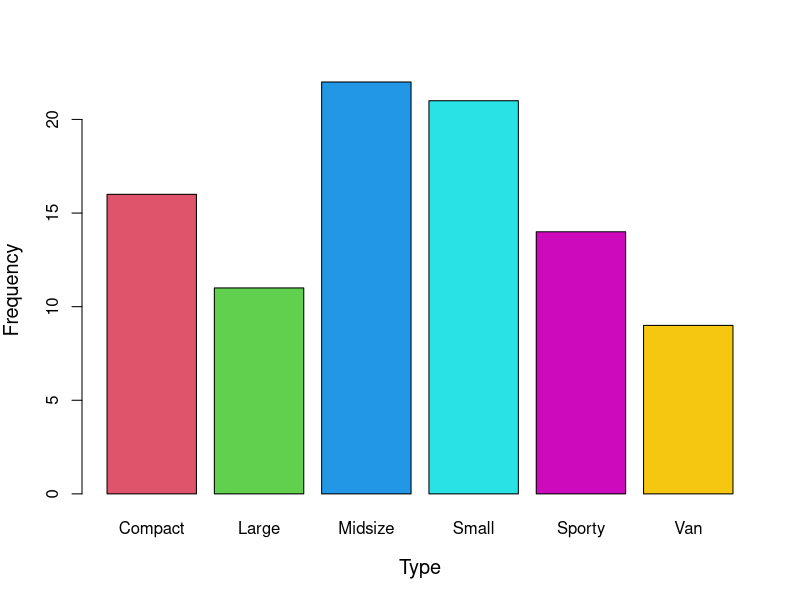
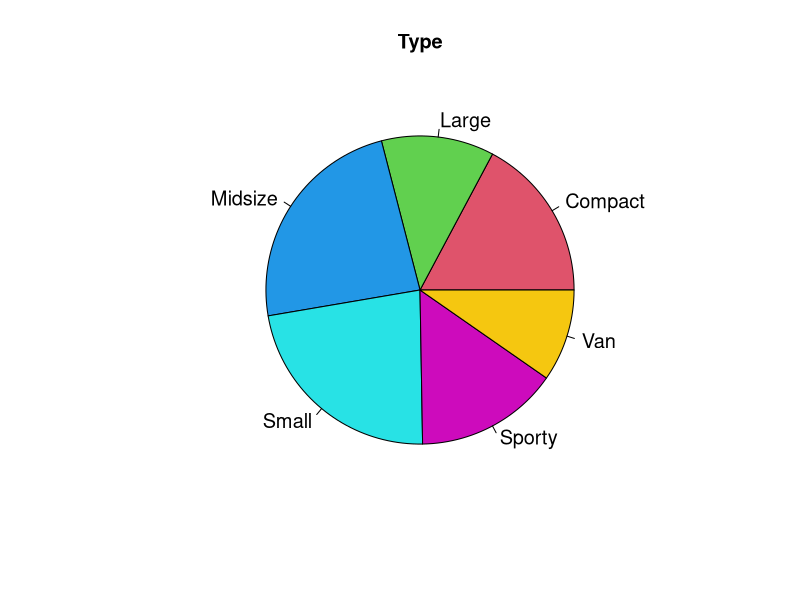
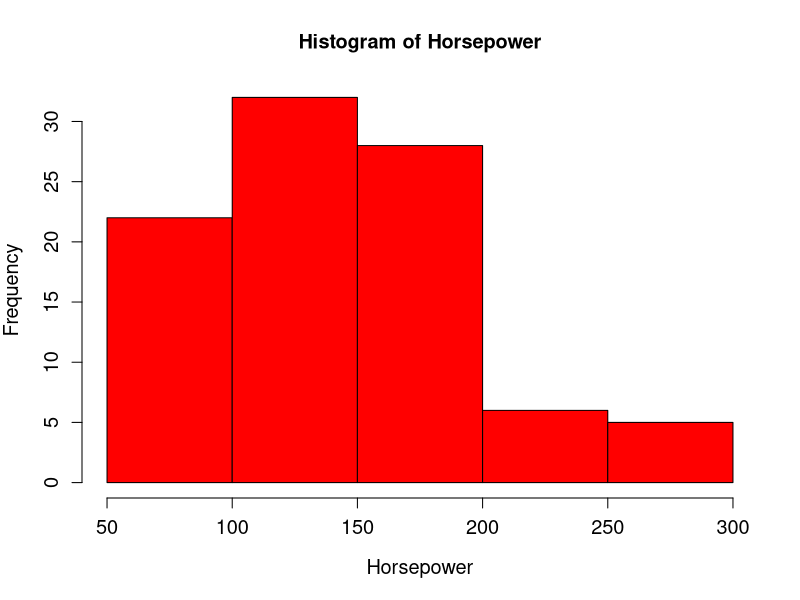
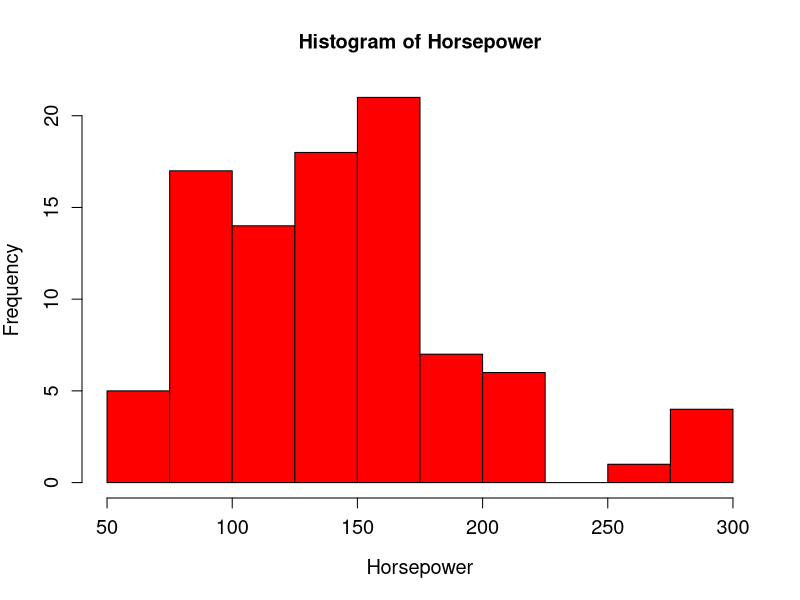
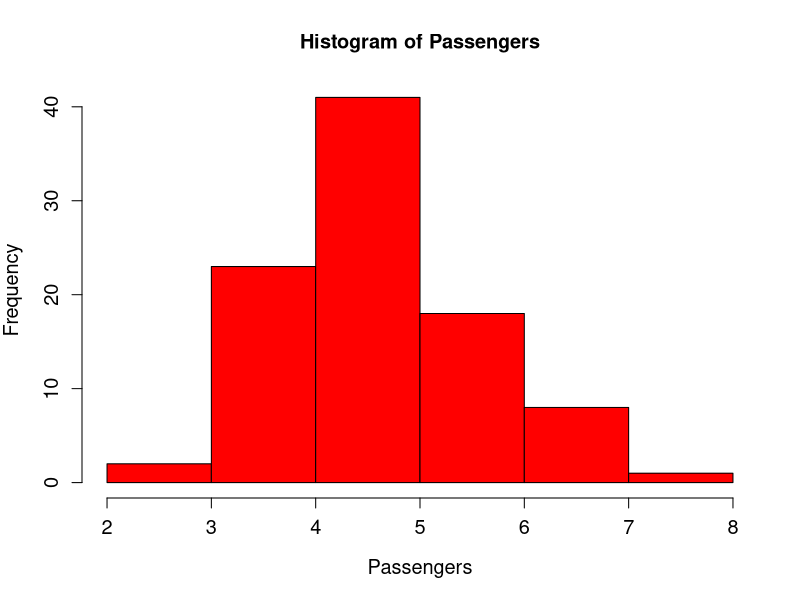
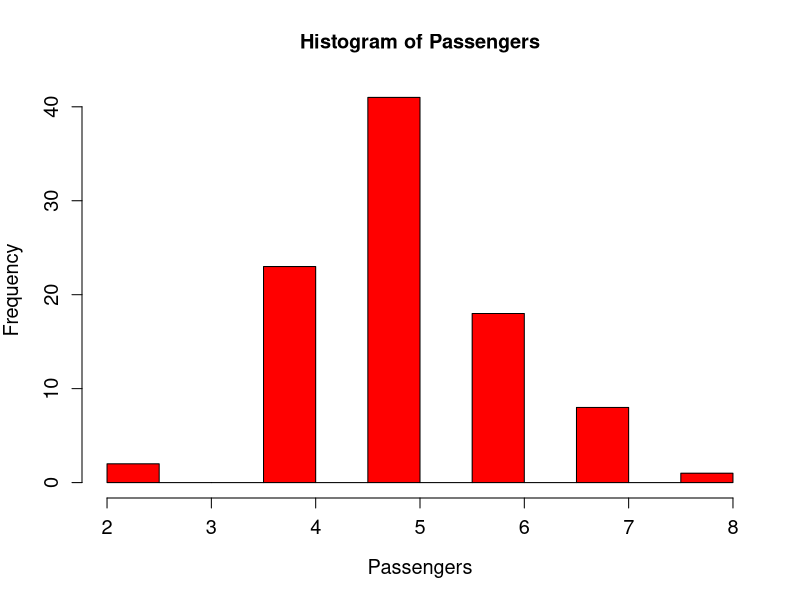
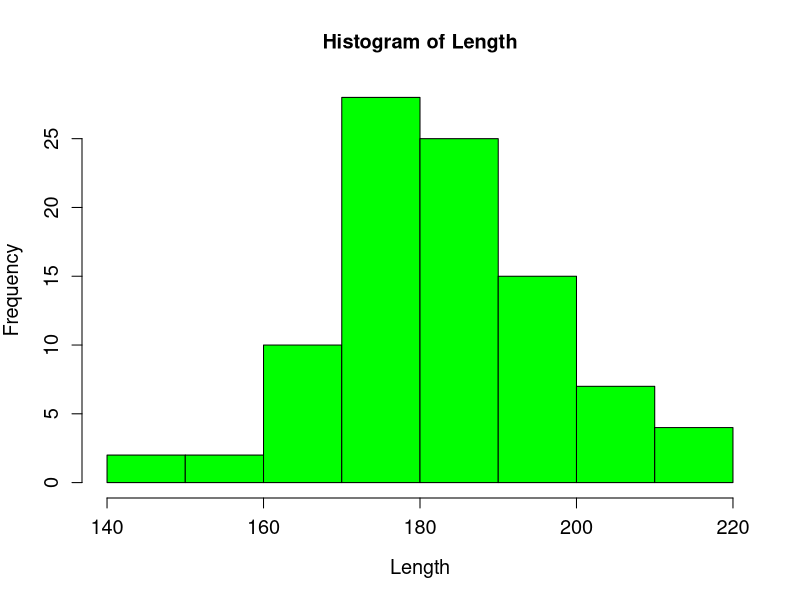

R code for these plots, in order:
## ---- chunk 1
# Your code goes here
## ---- chunk 2
library(MASS)
data(Cars93)
## ---- chunk 3
head(Cars93)
## ---- chunk 4
table(Cars93$Type)

round(table(Cars93$Type)/nrow(Cars93),3)
## ---- chunk 5
barplot(table(Cars93$Type),ylab="Frequency",xlab ="Type" ,cex.lab=1.2,col=c(2,3,4,5,6,7))
## ---- chunk 6
pie(table(Cars93$Type), main="Type",col=c(2,3,4,5,6,7),cex=1.2)
## ---- chunk 7
Horsepower<-Cars93$Horsepower
hist(Horsepower, cex.lab=1.2,cex.axis=1.2, col="red")
## ---- chunk 8
Horsepower<-Cars93$Horsepower
hist(Horsepower,cex.lab=1.2,cex.axis=1.2,col="red",breaks=seq(50,300,25))

## ---- chunk 9
#The histogram using breaks is a more detailed version of the histogram and closely follows the suggested number of classes. It going by increments of 25 instead of 50 shows a more accurate representation of the data.
## ---- chunk 10
#A categorical nominal.
Passengers <-Cars93$Passengers
hist(Passengers, cex.lab=1.2,cex.axis=1.2, col="red")
#The data shown on the histogram doesn't show fully accurate discription of the data
## ---- chunk 11
Passengers <-Cars93$Passengers
hist(Passengers, cex.lab=1.2,cex.axis=1.2, col="red",breaks = (9))
## ---- chunk 12
Length<-Cars93$Length
hist(Length, cex.lab=1.2,cex.axis=1.2, col="Green")
## ---- chunk 13
mean(Cars93$Length)
median(Cars93$Length)

#Yes it does
